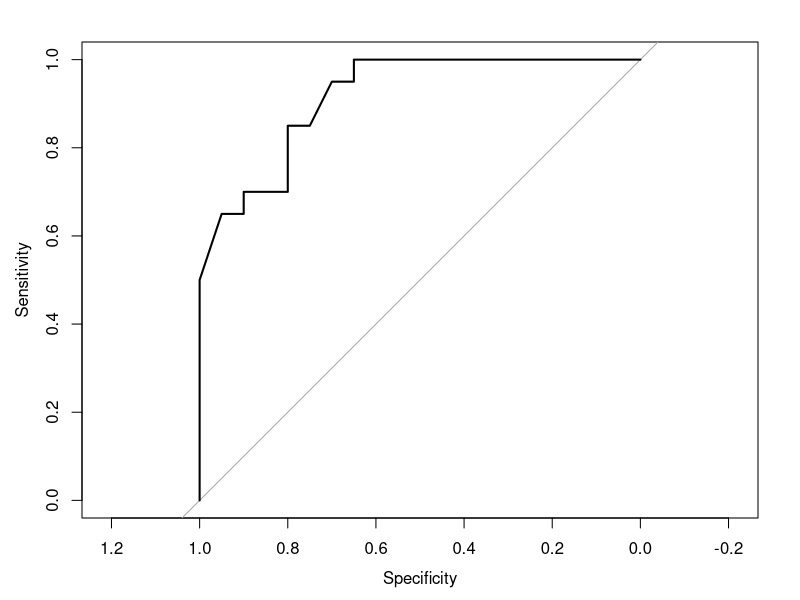

Write R code to recreate this figure.

#------------------------------------------------------------------------------
# Importar los paquetes, instalándolos de ser necesario.
if (!require(tidyverse)) {
  install.packages("tidyverse", dependencies = TRUE)
  require(tidyverse) }
if (!require(ggpubr)) {
  install.packages("ggpubr", dependencies = TRUE)
  require(ggpubr) }
if (!require(leaps)) {
  install.packages("leaps", dependencies = TRUE)
  require(leaps) }
if (!require(car)){
  install.packages("car", dependencies = TRUE)
}
if (!require(ggplot2)){
  install.packages("ggplot2", dependencies = TRUE)
}
if (!require(reshape)){
  install.packages("reshape", dependencies = TRUE)
  require(reshape)
}
if (!require(pROC)){
  install.packages("pROC", dependencies = TRUE)
  require(pROC)
}

if (!require(caret)){
  install.packages("caret", dependencies = TRUE)
  require(caret)
}

# Se setea el workspace
setwd("C:\\Users\\Dyllan\\Desktop\\TrabajosIME\\EP-13")
datos <- read.csv2("EP13 Datos.csv",encoding = "UTF-8")
#Se leen los datos y se guardan.
#datos <- read.csv2(file.choose())

#1.Definir la semilla a utilizar, que corresponde a los últimos cuatro dígitos 
# del RUN (sin considerar el dígito verificador) del integrante de mayor edad 
# del equipo.

#Se establece una semilla con los últimos 4 dígitos finales del RUN del 
# integrante de mayor edad del grupo.
set.seed(2186)
alfa <- 0.05
#Seleccionar una muestra de 120 mujeres (si la semilla es un número par) o 120 
# hombres (si la semilla es impar), asegurando que la mitad tenga estado 
# nutricional “sobrepeso” y la otra mitad “no sobrepeso”. Dividir esta muestra 
# en dos conjuntos: los datos de 80 personas (40 con EN “sobrepeso”) para 
# utilizar en la construcción de los modelos y 40 personas (20 con EN 
# “sobrepeso”) para poder evaluarlos. 

#Como la semilla es un número par se escoge una muestra de 120 mujeres.
mujeres_datos <- datos %>% filter (Gender == 0 )
#Se crea la variable IMC.

#Se selecciona la columna de Estatura que se encuentra en cm y se debe pasar a 
# metros.
estaturaMetros <- select(mujeres_datos,Height)/100
Peso <- select(mujeres_datos,Weight)
#Ahora que se tiene la estatura en metros se puede calcular el IMC.

IMC <- Peso/(estaturaMetros**2)

mujeres_datos <- data.frame(mujeres_datos,IMC)
#Se añade al dataframe la variable nueva llamada IMC
mujeres_datos <- rename(mujeres_datos, c(Weight.1="IMC"))
#Viendo la literatura ifelse(vector, valor_si_TRUE, valor_si_FALSE)
# ref: https://bookdown.org/jboscomendoza/r-principiantes4/if-else.html
mujeres_datos$EN <- ifelse(mujeres_datos$IMC >= 25.0, "sobrepeso","no sobrepeso")
mujeres_datos$EN <- factor(mujeres_datos$EN)

# 2)Seleccionar una muestra de 120 mujeres (si la semilla es un número par) 
#o 120 hombres (si la semilla es impar), asegurando que la mitad tenga estado 
#nutricional “sobrepeso” y la otra mitad “no sobrepeso”. Dividir esta muestra 
#en dos conjuntos: los datos de 80 personas (40 con EN “sobrepeso”) para utilizar
#en laconstrucción de los modelos y 40 personas (20 con EN “sobrepeso”) para 
#poder evaluarlos. 

#Como la semilla es un número par se seleccionan 120 mujeres donde 60 deben tener
# sobrepeso y 60 no sobre peso.
#En este caso para las mujeres con sobrepreso se utiliza la reposición, ya que
# sin reposición solo se han encontrado 45 mujeres.
sobrePeso <- sample_n(mujeres_datos %>% filter(EN == "sobrepeso"),60,replace=TRUE)
noSobrePeso <- sample_n(mujeres_datos %>% filter(EN == "no sobrepeso"),60,replace=FALSE)

#Ahora se deben crear 2 conjuntos de datos, donde el primero se tiene 40 mujeres
# con sobrepeso y 40 no sobrepeso. Y el segundo conjunto de datos se tiene 20 
# con sobrepreso y 20 no sobrepreso.

Conjunto40sobrepeso <- sobrePeso[1:40,]
Conjunto20sobrepeso <- sobrePeso[41:60,]
Conjunto40Nosobrepeso <- noSobrePeso[1:40,]
Conjunto20Nosobrepeso <- noSobrePeso[41:60,]

conjunto <- rbind(Conjunto40sobrepeso,Conjunto40Nosobrepeso)
evaluador <- rbind(Conjunto20sobrepeso,Conjunto20Nosobrepeso)


#3)Recordar las ocho posibles variables predictoras seleccionadas de forma 
#aleatoria en el ejercicio anterior.
# Las 8 variables predictoras del ep13 corresponden a :
#Navel.Girth, Chest.Girth, Elbows.diameter, Age, Bitrochanteric.diameter,
#Biacromial.diameter, Knees.diameter, Wrists.diameter

conjuntoVariables <- select(conjunto,Navel.Girth,Chest.Girth,Elbows.diameter,
                            Age,Bitrochanteric.diameter,Biacromial.diameter,
                            Knees.diameter,Wrists.diameter,EN)

evaluadorVariables <- select(evaluador,Navel.Girth,Chest.Girth,Elbows.diameter,
                            Age, Bitrochanteric.diameter,Biacromial.diameter,
                            Knees.diameter, Wrists.diameter,EN)

#4) Seleccionar, de las otras variables, una que el equipo considere que podría 
#ser útil para predecir la clase EN,justificando bien esta selección.

#Luego se realiza la correlación de todas las demás columnas comparadas 
# con la columnaIMC. Se utiliza la función cor(x,y) donde x: corresponde
# a los predictores que no han sido seleccionados en la pregunta 3 e y corresponde
# a la variable predictora.
columnasSinEN <- select(mujeres_datos,!EN)
columnasIMC <- select(mujeres_datos,IMC)
#Se realiza la correlación.
correlacionDatos1 <- cor(columnasSinEN,columnasIMC)
print(correlacionDatos1)
#Al analizar la matriz de correlación existen dos valores que se encuentras más
# cercano a 1, que corresponden a Weight con 0.86425087 y Waist.Girth 0.87073890.
# Como grupo se ha llegado a la conclusión que el predictor a utilizar sera el
# peso Weight, por el motivo que tiene mayor relación con el IMC y sera mucho más
# util para predecir la clase EN.

conjuntoVariables <- select(conjunto,Navel.Girth,Chest.Girth,Elbows.diameter,
                            Age,Bitrochanteric.diameter,Biacromial.diameter,
                            Knees.diameter,Wrists.diameter,EN, Weight)

evaluadorVariables <- select(evaluador,Navel.Girth,Chest.Girth,Elbows.diameter,
                             Age, Bitrochanteric.diameter,Biacromial.diameter,
                             Knees.diameter, Wrists.diameter,EN, Weight)

#5) Usando el entorno R y paquetes estándares, construir un modelo de regresión 
#logística con el predictor seleccionado en el paso anterior y utilizando de la 
#muestra obtenida.

conjuntoVariables$EN <- factor(conjuntoVariables$EN)
# Ajustar modelo .
modelo <- glm( EN ~ Weight , family = binomial(link="logit") , data = conjuntoVariables )
print (summary(modelo))
# Evaluar el modelo con el conjunto de evaluadorVariable .
cat (" Evaluación del modelo a partir del conjunto de evaluadorVariable :\n")
probs_e <- predict( modelo , evaluadorVariables , type = "response")
umbral <- 0.5
preds_e <- sapply( probs_e , function (p) ifelse ( p >= umbral ,"sobrepeso","no sobrepeso") )
preds_e <- factor( preds_e , levels=levels(evaluadorVariables[["EN"]]) )
graficoROC <- roc ( evaluadorVariables[["EN"]] , probs_e )
plot ( graficoROC )
#Al analizar el gráfico se observa que la curva se aleja bastante de la diagonal,
# lo que nos da un indicio de que el predictor seleccionado nos da un buen modelo.
matrizDeConfusion <- confusionMatrix ( preds_e , evaluadorVariables[["EN"]])
print ( matrizDeConfusion )
# Analizando la matriz de confusion se puede ver que el modelo tiene una
# exactitud del 80%, tiene una sensibilidad de un 75% y la especificidad de 85%.
# Este resultado nos indica que modelo se desempeña un poco mejor en identificar
# los elementos de la clase negativa o a su vez determinar cuán exacta es la
# asignación de elementos a la clase positiva(no sobrepeso).


#6)  Usando herramientas estándares para la exploración de modelos del entorno R, buscar 
#entre dos y cinco predictores de entre las 9 variables seleccionadas en pasos anteriores
#para construir un modelo de regresión logística múltiple.

# De lo observado en el punto 4, podemos notar que otras variables posibles a utilizar como
#preductoras corresponden a Chest Girth, Waist Girth, hip Girth, Tigh Girth, Bicep Girth y Weigth,
# pero como Waist Girth y Weigth (utilizada anteriormente) son aquellas con los valores más altos
# y similares entre ellos, es que serán utilizado sólo estos dos.


#Se agrega a los conjuntos deinifidos anteriormente, la variable predictora Waist Girth.
conjuntoVariables2 <- select(conjunto,Navel.Girth,Chest.Girth,Elbows.diameter,
                             Age,Bitrochanteric.diameter,Biacromial.diameter,
                             Knees.diameter,Wrists.diameter,EN, Weight, Waist.Girth)

evaluadorVariables2 <- select(evaluador,Navel.Girth,Chest.Girth,Elbows.diameter,
                              Age, Bitrochanteric.diameter,Biacromial.diameter,
                              Knees.diameter, Wrists.diameter,EN, Weight, Waist.Girth)

conjuntoVariables2$EN <- factor(conjuntoVariables$EN)

# Ajustar modelo para el predictor Waist Girth.
modelo_Waist <- glm( EN ~ Waist.Girth , family = binomial(link="logit") , data = conjuntoVariables2 )
print (summary(modelo_Waist))

# Ajustar modelo para el predictor Weight.
modelo_Weight <- glm( EN ~ Weight , family = binomial(link="logit") , data = conjuntoVariables2 )
print (summary(modelo_Weight))

#Ajuste de modelo con los dos predictores seleccionados
modelo_2_predictores <- glm( EN ~ Waist.Girth + Weight , family = binomial(link="logit") , data = conjuntoVariables2 )
print (summary(modelo_2_predictores))

# Comparación del modelo con cada uno de los predictores predictores.

cat (" Likelihood Ratio Test para los modelos con predictor a Waist Girth y Weight\n")
cat (" - - - - - - - - - - -- - - - - - - - - - - - - - - - - - - - -- - - - - -\n")
print(anova(modelo_Waist , modelo_Weight , test = "LRT") )

# Ajustar modelo con regresión escalonada.
cat("Modelo con regresión escalonada\n")
cat("--------------------------------------\n")
mejor <- step(modelo_Weight, scope = list(lower = modelo_Weight, upper = modelo_2_predictores),
              direction = "both", trace = 0)

print(summary(mejor))
#Del resultado obtenido se observa que el modelo que utiliza como variables 
#predictoras al peso y además a Waist Girth muestra similares resultados al 
#modelo anterior, esto debido a que ambos predictores poseen un nivel de
#correlación muy similar con respecto a la varible en estudio.

#7)Evaluar la confiabilidad de los modelos (i.e. que tengan un buen nivel de 
#ajuste y son generalizables) y “arreglarlos” en caso de que tengan algún problema.

# Ajustar modelo usando validación cruzada de 5 pliegues .
modelo <- train ( EN ~ Weight , data = conjuntoVariables , method = "glm",
                     family = binomial ( link = "logit") ,
                     trControl = trainControl(method = "cv", number = 5 ,
                                              savePredictions = TRUE ) )

print ( summary (modelo))

# Evaluar el modelo
cat (" Evaluación del modelo basada en validación cruzada :\n")
matriz <- confusionMatrix ( modelo $ pred $ pred , modelo $ pred $ obs )
print ( matriz )
# Analizando la matriz de confusion ajustada se puede ver que el modelo tiene una
# exactitud del 86.25%, tiene una sensibilidad de un 85% y la especificidad de 87.5%.
# Este resultado nos indica que modelo se desempeña un poco mejor en identificar
# los elementos de la clase negativa o a su vez determinar cuán exacta es la
# asignación de elementos a la clase positiva(no sobrepeso). A su vez, al realizar
# el ajuste se puede observar que la exactitud ha aumentado más de un 5%.

#8)Usando código estándar1, evaluar el poder predictivo de los modelos con 
#los datos de las 40 personas que no se incluyeron en su construcción en 
#términos de sensibilidad y especificidad.

#Para verificar el poder predictivo se utilizara el metodo visto en clases.
# Ajustar modelo nulo .
nulo <- glm( EN ~ 1 , family = binomial ( link = "logit") , data = conjuntoVariables )

# Ajustar modelo completo .
cat ("\n\n")
completo <- glm(EN ~ . , family = binomial ( link = "logit") ,
                     data = conjuntoVariables )

# Ajustar modelo con regresión escalonada .
cat (" Modelo con regresión escalonada \n")
mejor <- step (nulo , scope = list ( lower = nulo , upper = completo ) ,
                   direction = "both", trace = 0)

print (summary (mejor))

# Verificación de multicolinealidad .
cat (" Verificación de colinealidad \n")
cat ("\ nVIF :\n")
vifs <- vif (mejor)
print (vifs)
# Al analizar el VIF de las pruebas seleccionadas, se debe escoger el menor
# que en este caso calza con el predictor seleccionado al inicio, que corresponde
# a Weight o peso.
